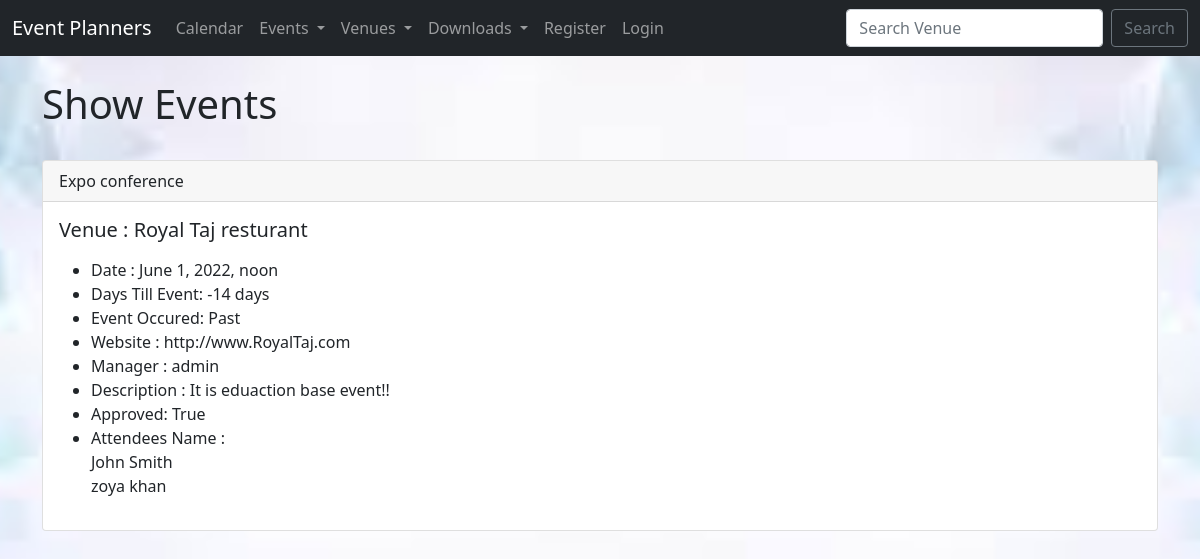
/show_event/1, run on the app's committed database.
### events/models.py (models this page shows)
class Events(models.Model):
    name = models.CharField('Event Name', max_length=100)
    event_date = models.DateTimeField('Event Date')
    venue = models.ForeignKey(Venue, blank=True, null=True, on_delete=models.CASCADE)
    manager = models.ForeignKey(User, blank=True, null=True, on_delete=models.SET_NULL)
    description = models.TextField(blank=True)
    attendees = models.ManyToManyField(HotelUser, blank=True)
    approved = models.BooleanField('Approved',default=False)
    def __str__(self):
        return self.name
    @property
    def Days_till(self):
        today = date.today()
        days_till = self.event_date.date() - today
        days_till_stripped = str(days_till).split(",",1)[0]
        return days_till_stripped
    @property
    def Is_Past(self):
        today = date.today()
        if self.event_date.date() < today:
            thing= "Past"
        else:
            thing = "Future"
        return thing

class Venue(models.Model):
    name = models.CharField('Venue Name', max_length=120)
    address = models.CharField(max_length=130)
    phone = models.CharField('Phone', max_length=70, blank=True)
    zip_code = models.CharField('Zip Code', max_length=40)
    web = models.URLField('Website Address', max_length=90,blank=True)
    email_address = models.EmailField('Email Address', max_length=100, blank=True)
    owner = models.IntegerField("venue Owner", blank=False,default=1)
    venue_image = models.ImageField(null=True,blank=True, upload_to="images/")
    def __str__(self):
        return self.name

class HotelUser(models.Model):
    first_name = models.CharField(max_length=30)
    last_name = models.CharField(max_length=30)
    email = models.EmailField('User Email')
    def __str__(self):
        return self.first_name + ' ' + self.last_name

### events/views.py (the view)
# urls.py: path('show_event/<event_id>', views.show_event, name = 'show-event')
def show_event(request, event_id):
    event = Events.objects.get(pk=event_id)
    return render(request, 'events/show_event.html',{
        "event":event
        })

### events/templates/events/show_event.html (shortened to what this page needs)
{% extends "events/base.html" %}
{% block content %}
<h1> Show Events </h1>
<br>
{% if event.approved %}
<div class="card">
    <div class="card-header">
        {{event}}
    </div>
    <div class="card-body">
        <h5 class="card-title">Venue : {{event.venue}}</h5>
        <p class="card-text">
        <ul>
            <li>Date : {{event.event_date}}</li>
            <li>Days Till Event: {{event.Days_till}} </li>
            <li>Event Occured: {{event.Is_Past}}</li>
            <li>Website : {{event.venue.web}}</li>
            <li>Manager : {{event.manager}}</li>
            <li>Description : {{event.description}}</li>
            <li>Approved: {{event.approved}}</li>
            <li>Attendees Name : <br />
                {% for user in event.attendees.all %}
                {{user}} <br>
                {% endfor %}
            </li>
        </ul>
        </p>
    </div>
</div>
<br>
{% endif %}
{%endblock%}

### events/static/events/style.css (style rules this page uses)
body { background: #f4f4f4 url("images/back.jpeg") no-repeat center fixed; background-size: cover; -webkit-background-size: cover; -moz-background-size: cover; -o-background-size: cover; }

### data on the page
Events: name "Expo conference", venue "Royal Taj resturant", event_date "June 1, 2022, noon", Days_till "-14 days", Is_Past "Past", venue.web "http://www.RoyalTaj.com", manager "admin", description "It is eduaction base event!!", approved "True"
HotelUser: first_name+last_name "John Smith"
HotelUser: first_name+last_name "zoya khan"
